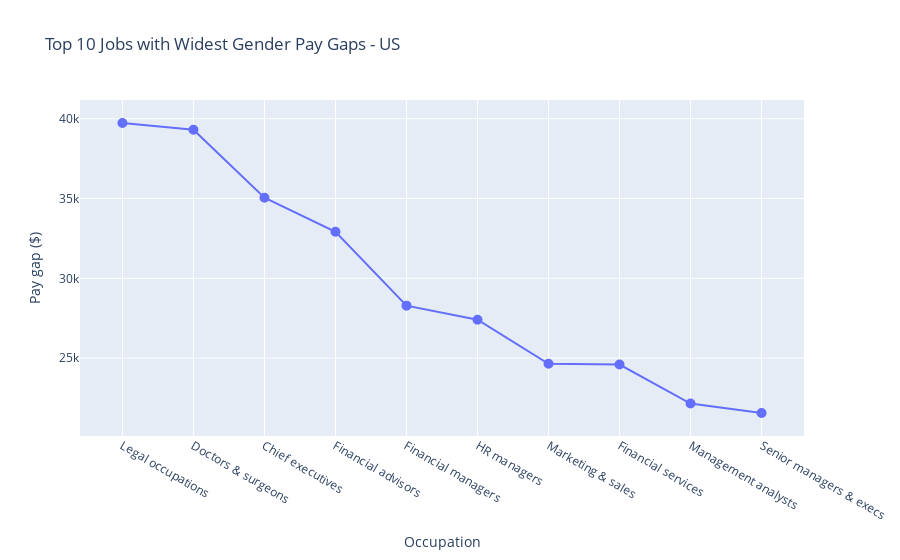

The cell this chart's notebook holds for it:
### Code cell
# Sort the dataset by the gender pay gap in descending order
top_paygaps = us.sort_values(by='Pay gap ($)', ascending=False).head(10)

# Create a line chart with knots to represent the top jobs with the widest gender pay gaps
fig = px.line(top_paygaps, x='Occupation', y='Pay gap ($)', title='Top 10 Jobs with Widest Gender Pay Gaps - US')
fig.update_traces(mode='markers+lines', marker=dict(symbol='circle-dot', size=10))
fig.show()

### Figure 1 — Plotly figure (JSON) as saved in the notebook; plotly's stock layout.template omitted (floating-point values rounded to 4 significant figures)
{"data": [{"hovertemplate": "Occupation=%{x}<br>Pay gap ($)=%{y}<extra></extra>", "legendgroup": "", "line": {"color": "#636efa", "dash": "solid"}, "marker": {"size": 10, "symbol": "circle-dot"}, "mode": "markers+lines", "name": "", "orientation": "v", "showlegend": false, "type": "scatter", "x": ["Legal occupations", "Doctors & surgeons", "Chief executives", "Financial advisors", "Financial managers", "HR managers", "Marketing & sales ", "Financial services", "Management analysts", "Senior managers & execs"], "xaxis": "x", "y": [39728, 39312, 35048, 32916, 28288, 27404, 24648, 24596, 22152, 21560.0], "yaxis": "y"}], "layout": {"legend": {"tracegroupgap": 0}, "title": {"text": "Top 10 Jobs with Widest Gender Pay Gaps - US"}, "xaxis": {"anchor": "y", "domain": [0, 1], "title": {"text": "Occupation"}}, "yaxis": {"anchor": "x", "domain": [0, 1], "title": {"text": "Pay gap ($)"}}}}
